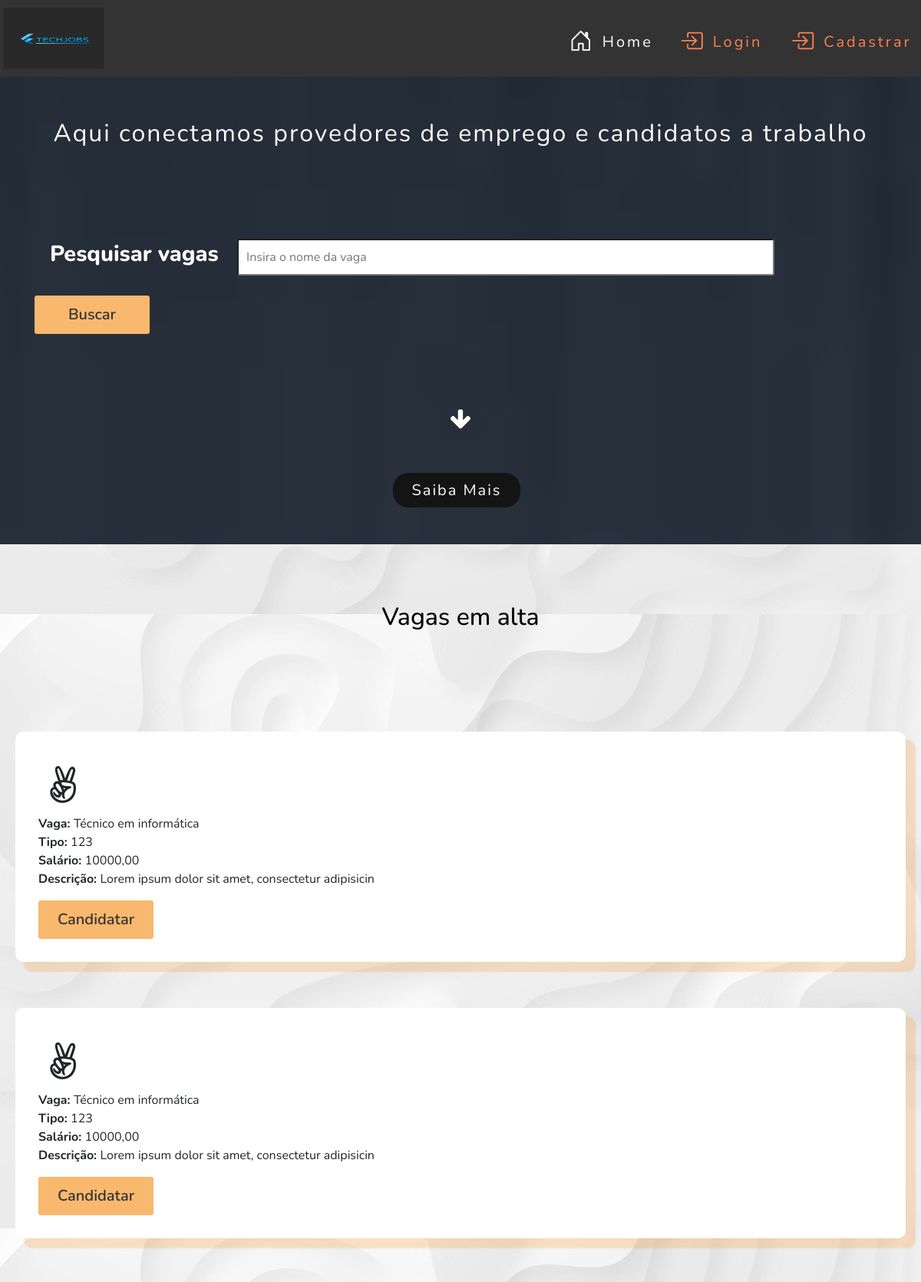
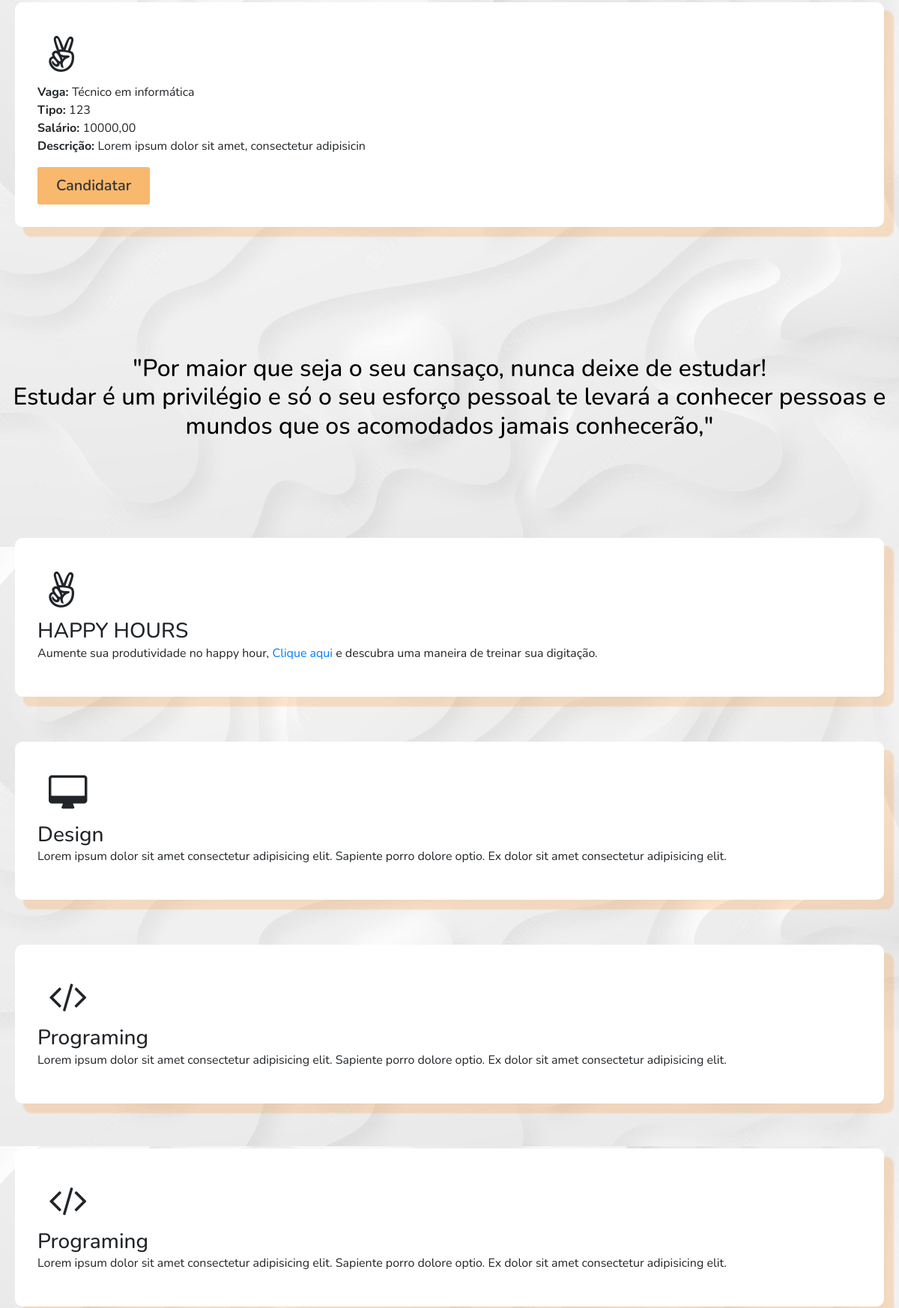
The page / (upper part) on the database its author committed (2 pictures, top to bottom).
### tables this page shows
CREATE TABLE `vaga` (
  `id` int NOT NULL,
  `nome` varchar(50) NOT NULL,
  `tipo` varchar(30) NOT NULL,
  `descricao` longtext NOT NULL,
  `salario` varchar(50) NOT NULL,
  `carga_horaria` varchar(100) NOT NULL,
  `data_publicacao` date NOT NULL,
  `data_expiracao` date NOT NULL,
  `usuario_id` int DEFAULT NULL
);

### src/database/conexao.php (called while the page is built)
<?php
class Conexao
{
    public static function getConexao()
    {
        try {
            return new PDO("mysql:host=127.0.0.1;dbname=techjobsdb", "root", "");
        } catch (\PDOException $e) {
            echo 'Error ao conectar com banco de dados. ' . $e->getMessage();
            return null;
        }
    }
}

### src/dao/vagadao.php (called while the page is built, shortened)
<?php
include_once __DIR__ . '/../database/conexao.php';
class  VagaDAO
{
    private $dbh;
    public function __construct()
    {
        $this->dbh = Conexao::getConexao();
    }
    public function getAll()
    {
        $query = "SELECT * FROM vaga";
        $stmt = $this->dbh->query($query);
        $rows = $stmt->fetchAll();
        $this->dbh = null;
        return $rows;
    }
}

### vaga/all.php (the view, shortened to what this page needs)
<?php
require_once __DIR__ . '/../src/dao/vagadao.php';
$dao = new VagaDAO();
$vagas = $dao->getAll();
foreach ($vagas
as $vaga) { ?>
<div class="main-blog-content">
    <article>
        <div class="icon"><i class="fa fa-3x fa-angellist"></i></div>
        <div class="content" title="<?= $vaga['descricao'] ?>">
            <?php echo '<strong>Vaga: </strong>' . $vaga['nome'] ?><br>
            <p><?php echo '<strong>Tipo: </strong> ' . $vaga['tipo'] ?><br>
                <?php echo '<strong>Salário: </strong> ' . $vaga['salario'] ?><br>
                <?php echo '<strong>Descrição: </strong> ' .
                    substr($vaga['descricao'], 0,
                        (strlen($vaga['descricao']) >= 50 ? 50 :
                            strlen($vaga['descricao']))) ?>
            </p>
            <span class="btn-orange">
                                    <a href="vaga/candidatar.php?id=<?= $vaga['id'] ?>"><button type="submit"
                                                                                           class="btn-primary btn-lg">Candidatar</button></a>
                                </span>
        </div>
    </article>
    <?php } ?>
    <article>
        <div class="icon"><i class="fa fa-3x fa-angellist"></i></div>
        <div class="content" title="<?= $vaga['descricao'] ?>">
            <?php echo '<strong>Vaga: </strong>' . $vaga['nome'] ?><br>
            <p><?php echo '<strong>Tipo: </strong> ' . $vaga['tipo'] ?><br>
                <?php echo '<strong>Salário: </strong> ' . $vaga['salario'] ?><br>
                <?php echo '<strong>Descrição: </strong> ' .
                    substr($vaga['descricao'], 0,
                        (strlen($vaga['descricao']) >= 50 ? 50 :
                            strlen($vaga['descricao']))) ?>
            </p>
            <span class="btn-orange">
                                    <a href="vaga/candidatar.php?id=<?= $vaga['id'] ?>"><button type="submit"
                                                                                           class="btn-primary btn-lg">Candidatar</button></a>
                                </span>
        </div>
    </article>
    <article>
        <div class="icon"><i class="fa fa-3x fa-angellist"></i></div>
        <div class="content" title="<?= $vaga['descricao'] ?>">
            <?php echo '<strong>Vaga: </strong>' . $vaga['nome'] ?><br>
            <p><?php echo '<strong>Tipo: </strong> ' . $vaga['tipo'] ?><br>
                <?php echo '<strong>Salário: </strong> ' . $vaga['salario'] ?><br>
                <?php echo '<strong>Descrição: </strong> ' .
                    substr($vaga['descricao'], 0,
                        (strlen($vaga['descricao']) >= 50 ? 50 :
                            strlen($vaga['descricao']))) ?>
            </p>
            <span class="btn-orange">
                                    <a href="vaga/candidatar.php?id=<?= $vaga['id'] ?>"><button type="submit"
                                                                                           class="btn-primary btn-lg">Candidatar</button></a>
                                </span>
        </div>
    </article>
</div>

### assets/css/style.css (style rules this page uses)
* { margin: 0; padding: 0; box-sizing: border-box; font-family: Nunito, Arial, Helvetica, sans-serif; }
body { background-color: #eee; animation-name: FadeIn; animation-duration: .6s; animation-delay: .5s; animation-timing-function: ease-in-out; animation-fill-mode: backwards; animation-direction: alternate; font-family: Arial, Helvetica, sans-serif; background: url("../img/0-white-bg-1.jpeg"); background-size: cover; overflow-x: hidden; }
.btn-orange a button { border: none; padding: 10px; width: 150px; background-color: rgb(248, 184, 110); color: #333333; text-align: center; text-decoration: none; font-weight: 600; border-radius: 3px; cursor: pointer; transition: 0.6s; }
.btn-orange button { border: none; padding: 10px; width: 150px; background-color: rgb(248, 184, 110); color: #333333; text-align: center; text-decoration: none; font-weight: 600; border-radius: 3px; cursor: pointer; transition: 0.6s; }
.main-blog .main-blog-content { display: flex; flex-wrap: wrap; justify-content: space-between; margin: 20px; margin-bottom: 50px; }
.main-blog .main-blog-content article { flex-basis: 100%; margin-bottom: 60px; border: none #e2dddd; border-radius: 10px; background-color: #fff; box-shadow: 12px 12px 2px 1px rgba(255, 132, 0, 0.2); padding: 30px; }
.main-blog .main-blog-content article .icon { padding: 15px; margin: 0 auto; }
a { text-decoration: none }

### rows shown on the page
vaga: nome "Técnico em informática", tipo "123", salario "10000,00", descricao "Lorem ipsum dolor sit amet, consectetur adipisicin"
